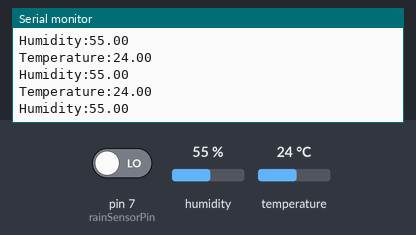
This sketch was run on a simulated Arduino Uno, built with avr-gcc and run on an emulated ATmega328P. On the bench: the last lines printed to the serial monitor. The test bench sets the inputs (shaded band); at power-on: pin 7 (rainSensorPin) LOW, humidity 55 %, temperature 24 °C.

Above: at 2.8 s.
2.9 s: pin 7 (rainSensorPin) driven HIGH
4.5 s: pin 7 (rainSensorPin) driven LOW
6.5 s: humidity set to 22 %
8.0 s: temperature set to 12 °C
At 9.4 s:
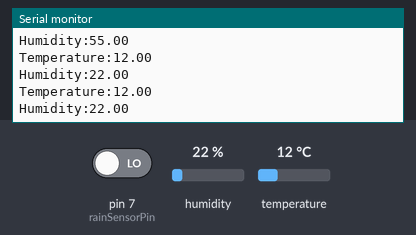
9.5 s: humidity set to 40 %
At 10.8 s:
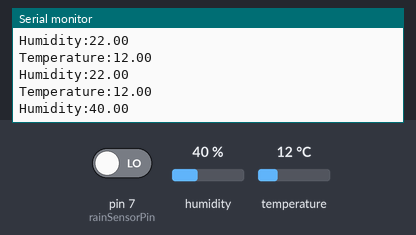
Timing chart, 0 to 12.0 s (numbered marks = the images above; inputs shaded):
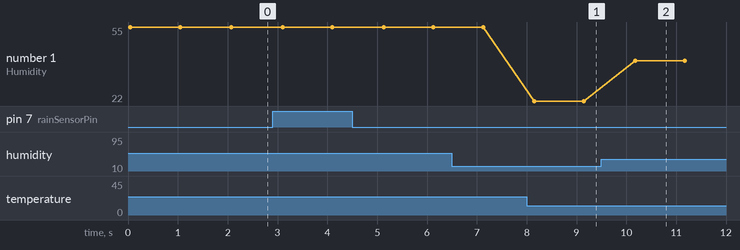

Measured:
- after the input at 8.0 s, the serial monitor: prints a new line after 0.13 s (image 1)
- after the input at 9.5 s, the serial monitor: prints a new line after 0.67 s (image 2)
- plotted number 1: 22 → 40 after the input at 9.5 s

The sketch:

mini-meteo.ino
```cpp
#include <DHT.h>

#define DHT_PIN 9
const int rainSensorPin = 7;  // Připojte výstupní pin komparátoru LM393 ke digitálnímu pinu 7 na Arduinu
int previousRainValue = LOW;  // Předchozí hodnota detekce deště
DHT dht(DHT_PIN, DHT11);

void setup() {
  pinMode(rainSensorPin, INPUT);  // Nastavte pin jako vstupní
  dht.begin();
  Serial.begin(9600);  // Inicializace sériové komunikace pro výstup
}

void loop() {
  int rainValue = digitalRead(rainSensorPin);  // Čtení hodnoty z digitálního pinu

  if (rainValue != previousRainValue) {
    if (rainValue == HIGH) {
      sendRainStatusToESP("Ne, vem si žabky.");  // Odešlete informaci o dešti na ESP8266
    } else {
      sendRainStatusToESP("Prší, vem si holinky");  // Odešlete informaci o dešti na ESP8266
    }
    previousRainValue = rainValue;  // Aktualizace předchozí hodnoty detekce deště
  }

  float temperature = dht.readTemperature();
  float humidity = dht.readHumidity();

  if (isnan(temperature) || isnan(humidity)) {
    Serial.println("Chyba při čtení z DHT senzoru!");
    return;
  }

  sendTemperatureAndHumidity(temperature, humidity);  // Odešlete teplotu a vlhkost na ESP8266

  delay(1000);  // Zpoždění mezi čteními
}

void sendRainStatusToESP(String status) {
  Serial.print("RainStatus:");
  Serial.println(status);
}

void sendTemperatureAndHumidity(float temperature, float humidity) {
  Serial.print("Temperature:");
  Serial.println(temperature);
  Serial.print("Humidity:");
  Serial.println(humidity);
}
```
